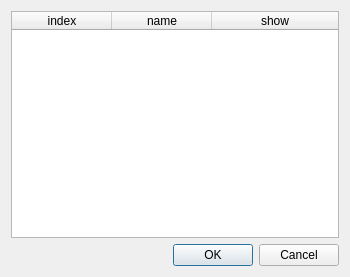
<?xml version="1.0" encoding="UTF-8"?>
<ui version="4.0">
 <class>Dialog</class>
 <widget class="QDialog" name="Dialog">
  <property name="geometry">
   <rect>
    <x>0</x>
    <y>0</y>
    <width>350</width>
    <height>277</height>
   </rect>
  </property>
  <property name="windowTitle">
   <string>Attribute List</string>
  </property>
  <layout class="QVBoxLayout" name="verticalLayout">
   <item>
    <widget class="QTableWidget" name="attributesTable">
     <property name="alternatingRowColors">
      <bool>true</bool>
     </property>
     <attribute name="horizontalHeaderStretchLastSection">
      <bool>true</bool>
     </attribute>
     <column>
      <property name="text">
       <string>index</string>
      </property>
     </column>
     <column>
      <property name="text">
       <string>name</string>
      </property>
     </column>
     <column>
      <property name="text">
       <string>show</string>
      </property>
     </column>
    </widget>
   </item>
   <item>
    <widget class="QDialogButtonBox" name="buttonBox">
     <property name="orientation">
      <enum>Qt::Horizontal</enum>
     </property>
     <property name="standardButtons">
      <set>QDialogButtonBox::Cancel|QDialogButtonBox::Ok</set>
     </property>
    </widget>
   </item>
  </layout>
 </widget>
 <resources/>
 <connections>
  <connection>
   <sender>buttonBox</sender>
   <signal>accepted()</signal>
   <receiver>Dialog</receiver>
   <slot>accept()</slot>
   <hints>
    <hint type="sourcelabel">
     <x>248</x>
     <y>254</y>
    </hint>
    <hint type="destinationlabel">
     <x>157</x>
     <y>274</y>
    </hint>
   </hints>
  </connection>
  <connection>
   <sender>buttonBox</sender>
   <signal>rejected()</signal>
   <receiver>Dialog</receiver>
   <slot>reject()</slot>
   <hints>
    <hint type="sourcelabel">
     <x>316</x>
     <y>260</y>
    </hint>
    <hint type="destinationlabel">
     <x>286</x>
     <y>274</y>
    </hint>
   </hints>
  </connection>
 </connections>
</ui>
